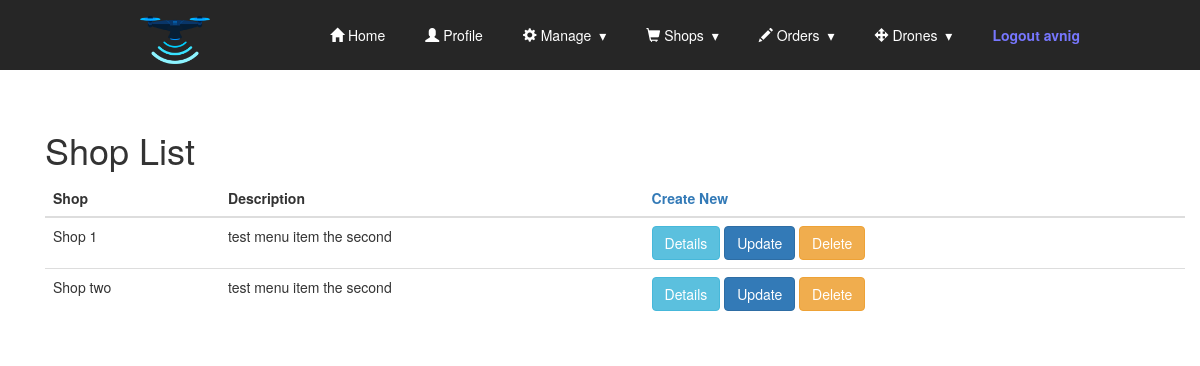
The page /shops/shop_list (signed in) on the database its author committed.
### shops/models.py (models this page shows, shortened)
class Shop(models.Model):
    name = models.CharField(max_length=25)
    description = models.CharField(blank=True, max_length=50)
    address = models.CharField(max_length=50)
    active = models.BooleanField(blank=False,default=False)
    service_site = models.ForeignKey(ServiceSite,related_name='Shops',null=True,on_delete=models.DO_NOTHING)
    menu = models.ForeignKey(Menu,related_name='menu',null=True,on_delete=models.DO_NOTHING)

### shops/views.py (the view)
# urls.py: path('shop_list',ShopList.as_view(),name='shop_list'),
@method_decorator(login_required, name='dispatch')
class ShopList(ListView):
    model = Shop

### shops/templates/shops/shop_list.html
<!DOCTYPE html>
{% extends "base.html" %}
{% load static %}
{% block content %}
<div class="container">
<br><br>
  <h1>Shop List</h1>
<table class="table">
  <thead>
    <th>Shop</th><th>Description</th><th class='right_handed'> <a href="{% url 'shops:shop_create' %}">Create New</a></th>
  </thead>
  <tbody>
  {% for shop in object_list %}
    <tr class="default">
      <td>{{ shop.name }}</td>
      <td>{{ shop.description }}</td>
      <td> <a href="shop/{{shop.id}}"><button type="button" class="btn btn-info">Details</button></a>
        <a href="{% url 'shops:shop_update' shop.id %}"><button type="button" class="btn btn-primary">Update</button></a>
        <a href="{% url 'shops:shop_delete' shop.id %}"><button type="button" class="btn btn-warning">Delete</button></a>
      </td>
    </tr>
  {% endfor %}
</tbody>
</table>
</div>
{% endblock %}

### templates/Base.html (shortened to what this page needs)
{% load static %}
<!DOCTYPE html>
<html>
<head>
  <link rel="stylesheet" href="https://maxcdn.bootstrapcdn.com/bootstrap/3.4.1/css/bootstrap.min.css">
  <link rel="stylesheet" href="{% static 'css/styles.css' %}">
  <link rel="stylesheet" href="{% static 'css/resp_nav_style.css' %}">
</head>
<body>
  <section class="nav-bar">
  <div class="nav-container">
    <div class="brand">
      <a class="brand" href="{% url 'index' %}"><img src="{% static 'dronebar/drone.png' %}" alt="Dronebar"></a>
    </div>
    <nav>
      <ul class="nav-list">
        <li class="active"><a href="{% url 'index' %}"><span class="glyphicon glyphicon-home"></span> Home</a></li>
        <li class="active"><a href="{% url 'accounts:profile' %}"><span class="glyphicon glyphicon-user"></span> Profile</a></li>
        <li>
          <a class="dropdown-toggle" data-toggle="dropdown" href="#"><span class="glyphicon glyphicon-cog"></span> Manage
          </a>
        </li>
        <li>
          <a class="dropdown-toggle" data-toggle="dropdown" href="#"><span class="glyphicon glyphicon-shopping-cart"></span> Shops
          </a>
        </li>
        <li>
          <a class="dropdown-toggle" data-toggle="dropdown" href="#"><span class="glyphicon glyphicon-pencil"></span> Orders
          </a>
        </li>
        <li>
          <a class="dropdown-toggle" data-toggle="dropdown" href="#"><span class="glyphicon glyphicon-move"></span> Drones
          </a>
        </li>
        <li><a href="{% url 'accounts:logout' %}" id="emp">Logout {{request.user}}</a></li>
      </ul>
    </nav>
  </div>
</section>
    <div class="container">
      {% block content %}
      {% endblock %}
    </div>
</body>
</html>

### static/css/styles.css (style rules this page uses)
#emp { color:#7777ff; text-color:#9999ff; font-weight: bold; }
.active { background-color: #04AA6D; color: white; }
td { padding: 1em; }

### static/css/resp_nav_style.css (style rules this page uses)
body { margin: 0; padding: 0; }
.nav-bar { height: 70px; background: #262626; }
.brand { position: absolute; padding-left: 20px; float: left; line-height: 70px; text-transform: uppercase; font-size: 1.4em; }
.brand a img { max-height: 70px; }
.brand a, .brand a:visited { color: #ffffff; text-decoration: none; }
.nav-container { max-width: 1000px; margin: 0 auto; }
nav { float: right; }
nav ul { list-style: none; margin: 0; padding: 0; }
nav ul li { float: left; position: relative; }
nav ul li a, nav ul li a:visited { display: block; padding: 0 20px; line-height: 70px; background: #262626; color: #ffffff; text-decoration: none; }
nav ul li a:not(:only-child):after, nav ul li a:visited:not(:only-child):after { padding-left: 4px; content: ' ▾'; }
@media screen and (min-width: 799px) { .nav-list { display: block !important; } }

### rows shown on the page
Shop: name "Shop 1", description "test menu item the second"
Shop: name "Shop two", description "test menu item the second"

### other values the page prints
{{ request.user }} "avnig"
